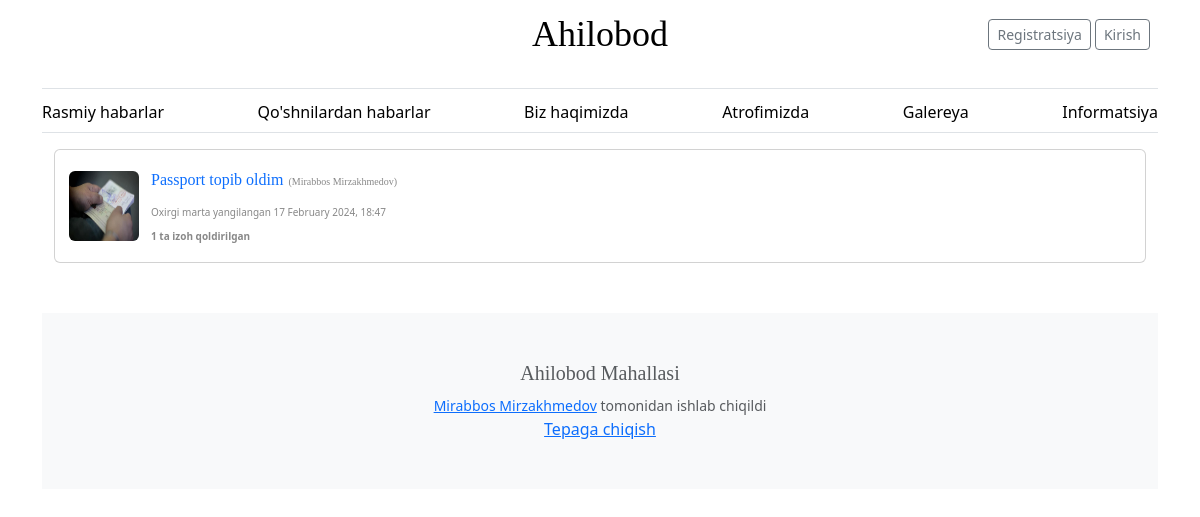
The page /post-neighbors/ on the database as committed earlier.
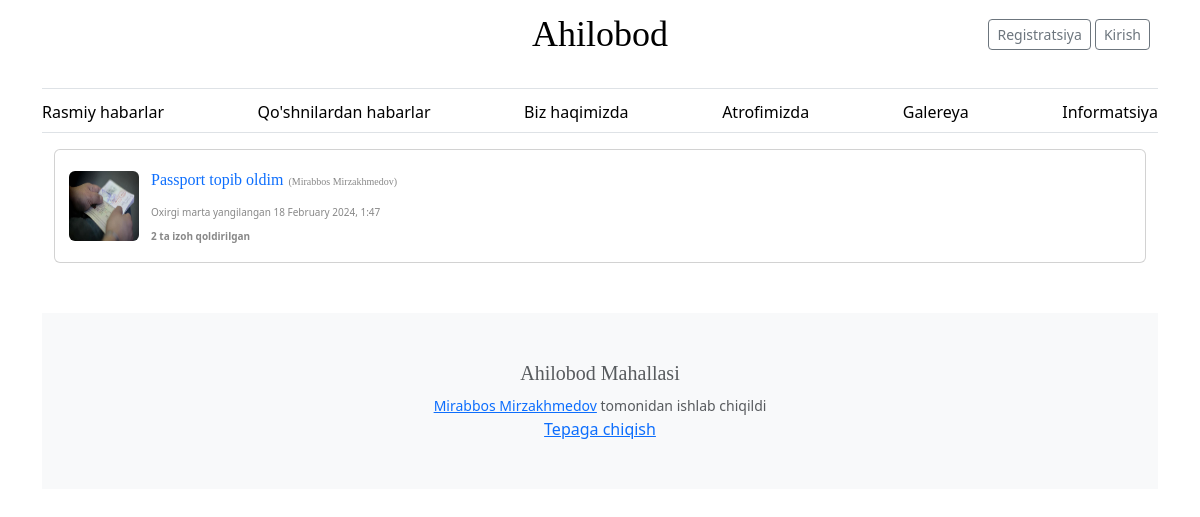
The same page on the database as committed later.
### webapp/models.py (models this page shows, shortened)
class PostNeighbors(models.Model):
    n_post_id = models.AutoField(primary_key=True)
    title = models.CharField(max_length=255)
    full_text = RichTextField(blank=True, null=True)
    created_at = models.DateTimeField(default=timezone.now)
    user_id = models.ForeignKey(User, on_delete=models.CASCADE,
                                related_name='neighbors_posts')
    updated_at = models.DateTimeField(auto_now=True)
    image = models.ImageField(upload_to='posts/',
                              default='posts/default.webp')

class NeighborComment(models.Model):
    comment_id = models.AutoField(primary_key=True)
    post = models.ForeignKey(PostNeighbors, on_delete=models.CASCADE, related_name='neighbor_comments')
    user = models.ForeignKey(User, on_delete=models.CASCADE, related_name='neighbor_comments')
    comment_text = models.TextField()
    created_at = models.DateTimeField(default=timezone.now)

class User(AbstractUser):
    user_id = models.AutoField(primary_key=True)
    phone_number = models.CharField(max_length=20)
    profile_pic = models.ImageField(null=True, upload_to='profile/')
    bio = models.TextField(blank=True, null=True)
    created_at = models.DateTimeField(default=timezone.now)
    updated_at = models.DateTimeField(auto_now=True)

### webapp/views.py (the view)
# urls.py: path('post-neighbors/', views.neighbors, name='neighbors'),
def neighbors(request):
    neighbors = PostNeighbors.objects.all().order_by('-created_at')
    data = {
        'title': "Qo'shnilardan yangilik",
        'neighbors': neighbors
    }
    return render(request, 'webapp/neighbors.html', data)

### webapp/templates/webapp/neighbors.html (shortened to what this page needs)
{% extends 'webapp/layout.html' %}
{% block body%}
{% for neighbor in neighbors %}
    <div class="card tweets">
        <div class="card-body">
            <div class="row align-items-center">
                <div class="col-md-1">
                    <img src="{{ neighbor.image.url }}" class="img-thumbnail img-center">
                </div>
                <div class="col-md-11">
                    <h5 class="card-title">
                        <a href="{% url 'neighbor-news-detail' neighbor.n_post_id %}">{{ neighbor.title }}</a> <span>({{ neighbor.user_id.first_name }} {{ neighbor.user_id.last_name }})</span>
                    </h5>
                    <p class="card-text">
                        <span>Oxirgi marta yangilangan {{ neighbor.updated_at|date:"j F Y, G:i" }}</span><br>
                        <strong><span>{{ neighbor.neighbor_comments.all|length }} ta izoh qoldirilgan</span></strong>
                    </p>
                </div>
            </div>
        </div>
    </div>
{% endfor %}
{% endblock %}

Rows that differ between the two databases and show on the page:
changed PostNeighbors "Passport topib oldim": updated_at "17 February 2024, 18:47" → "18 February 2024, 1:47"; neighbor_comments.all|length "1" → "2"
